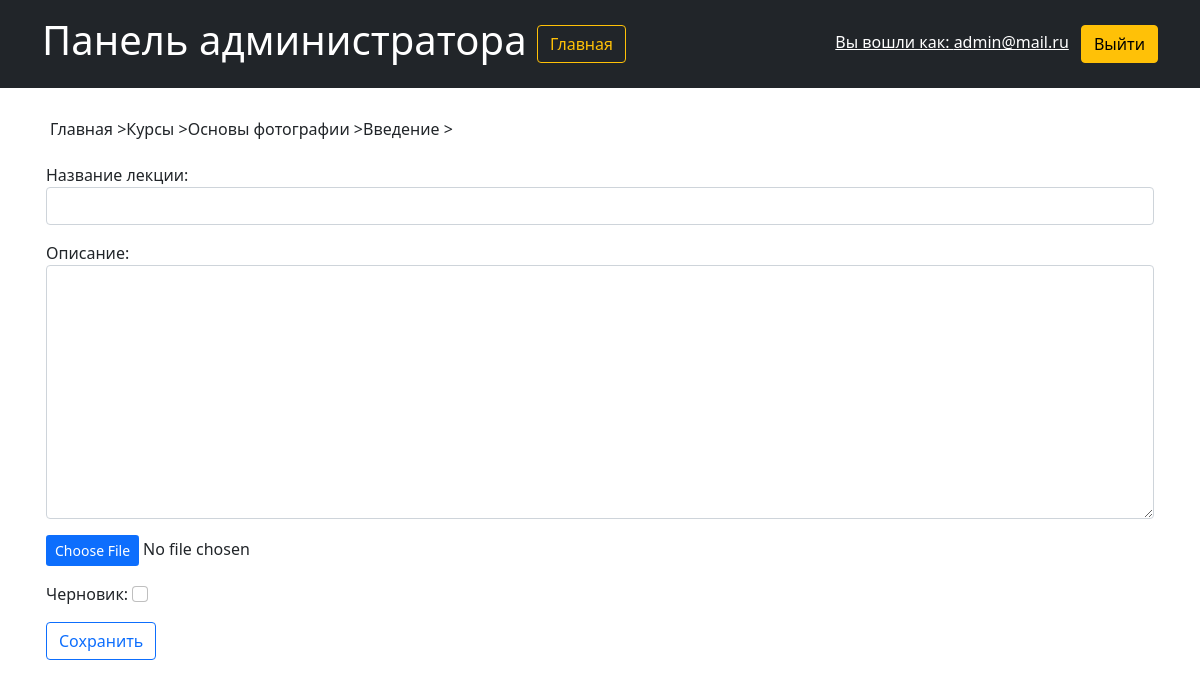
Page /custom_admin/course/1/module/1/add_lesson/vd (signed in) on the committed database.
### users/models.py (models this page shows, shortened)
class User(AbstractUser):
    username = models.CharField(max_length=150, verbose_name='Логин')
    email = models.EmailField(unique=True, blank=True, verbose_name='Электронный адрес')
    patronymic = models.CharField("Отчество", max_length=150)
    first_name = models.CharField("Имя", max_length=150)
    last_name = models.CharField("Фамилия", max_length=150)
    REQUIRED_FIELDS = []
    USERNAME_FIELD = 'email'
    objects = NoUsernameUserManager()

### content/models.py (models this page shows, shortened)
class Course(models.Model):
    name = models.CharField(max_length=100, verbose_name='Наименование')
    photo = models.ImageField(upload_to="course_photo", blank=True)
    description = models.TextField(max_length=1000, blank=True, verbose_name='Описание')
    owner = models.ForeignKey(User, on_delete=models.CASCADE)
    is_draft = models.BooleanField(default=False, blank=True, verbose_name='Отметить как черновик')
    tab_index = models.IntegerField(default=0)

class Module(models.Model):
    name = models.CharField(max_length=100, verbose_name='Наименование')
    description = models.TextField(max_length=1000, blank=True, verbose_name='Описание')
    course_id = models.ForeignKey(Course, on_delete=models.CASCADE)
    is_draft = models.BooleanField(default=False, verbose_name='Отметить как черновик')
    tab_index = models.IntegerField(default=0)

### custom_admin/views.py (the view, shortened to what this page needs)
# urls.py: path('course/<int:course_id>/module/<int:module_id>/add_lesson/<str:lesson_type>',
def add_lesson(request, course_id, module_id, lesson_type):
    lesson_forms = {'vd': FormVideoLecture, 'lc': FormLecture, 'ts': 'test', 'tk': FormTask}
    lesson_form = lesson_forms[lesson_type]
    module = Module.objects.get(pk=module_id)
    course = Course.objects.get(pk=course_id)
    if request.method == 'GET':
        if lesson_form == 'test':
            return render(request, 'custom_admin/add_lesson_test.html', {'course': course, 'module': module, 'form': FormTest()})
        else:
            return render(request, 'custom_admin/add_lesson.html', {'course': course, 'module': module, 'form': lesson_form()})

### custom_admin/forms.py
class FormVideoLecture(ModelForm):
    name = forms.CharField(widget=forms.TextInput(attrs={"class": "form-control"}, ), label='Название лекции:')
    description = forms.CharField(widget=forms.Textarea(attrs={"class": "form-control"}, ), required=False,
                                  label="Описание:")
    is_draft = forms.BooleanField(widget=forms.CheckboxInput(attrs={"class": "form-check-input"}, ), required=False,
                                  label="Черновик:")
    video = forms.FileField(required=False, label="")
    class Meta:
        model = VideoLecture
        fields = ['name', 'description', 'video', 'is_draft']

### custom_admin/templates/custom_admin/add_lesson.html (shortened to what this page needs)
{% extends 'custom_admin/base_admin.html' %}
{% block content %}
<div class="row p-3">
    <ul class="nav col-12 col-lg-auto me-lg-auto mb-2 justify-content-center mb-md-0">
    <li><a href="{% url 'custom_admin:general_page' %}" class="text-decoration-none text-reset"><h6>Главная > </h6></a></li>
    <li><a href="{% url 'custom_admin:all_courses' %}" class="text-decoration-none text-reset"><h6>Курсы > </h6></a></li>
    <li><a href="{% url 'custom_admin:details_course' course.id %}" class="text-decoration-none text-reset"><h6>{{ course.name }} > </h6></a></li>
         <li><a href="{% url 'custom_admin:details_module' course.id module.id %}" class="text-decoration-none text-reset"><h6>{{ module.name }} > </h6></a></li>
    </ul>
</div>
<form method="post">
    {{ form.as_p }}
    <button type="submit" class="btn btn-outline-primary"> Сохранить </button>
</form>
{% endblock %}

### custom_admin/templates/custom_admin/base_admin.html (shortened to what this page needs)
<head>
    {% load static %}
    <link href="/static/bootstrap/css/bootstrap.css" rel="stylesheet">
</head>
<body>
<header class="p-3 bg-dark text-white">
    <div class="container">
      <div class="d-flex flex-wrap align-items-center justify-content-center justify-content-lg-start position-relative">
          <div>
              <h1>Панель администратора <a href="{% url 'home' %}" class="btn btn-outline-warning">Главная</a></h1>
          </div>
        {% if user.is_authenticated %}
          <div class="text-end d-flex flex-wrap align-items-center justify-content-center justify-content-lg-start form position-absolute top-50 end-0 translate-middle-y">
            <form action="{% url 'users:logoutuser' %}" method="POST" style="margin: 0;">
                <a href="{% url 'user_profile' %}" class="link px-2 text-white">Вы вошли как: {{ user.email }}</a>
                <button type="submit" class="btn btn-warning">Выйти</button>
            </form>
          </div>
        {% else %}
            <div class="text-end">
                <a href="{% url 'users:loginuser' %}"> <button type="button" class="btn btn-outline-light me-2">Войти</button> </a>
                <a href="{% url 'users:signupuser' %}" class="btn btn-warning"> Зарегистрироваться</a>
            </div>
        {% endif %}
      </div>
    </div>
  </header>
<div class="p-3 container">{% block content %}{% endblock %}</div>
</body>

### custom_admin/templates/custom_admin/base_admin.html (style rules this page uses)
a { text-decoration: none; }

### rows in the picture
User: email "admin@mail.ru"
Course: name "Основы фотографии"
Module: name "Введение"
